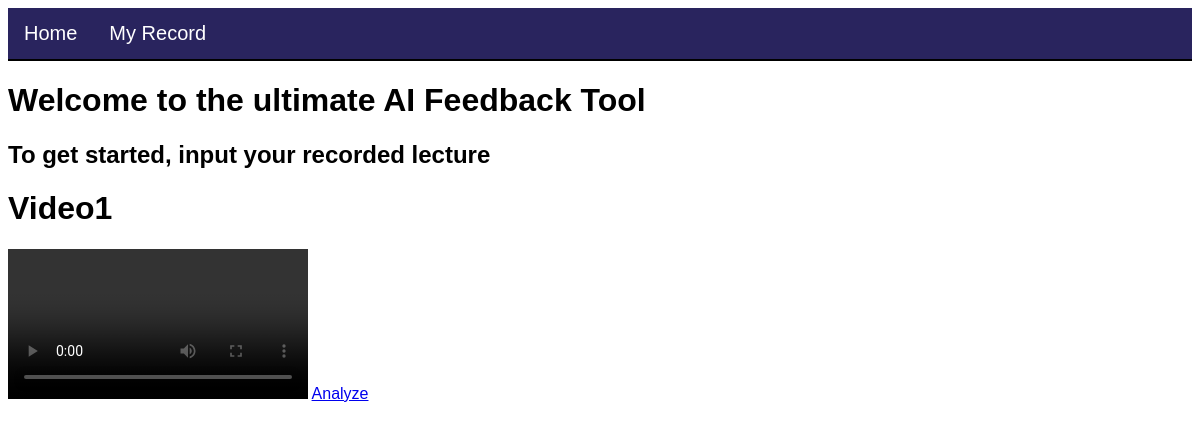
The app's page /success/, older data.
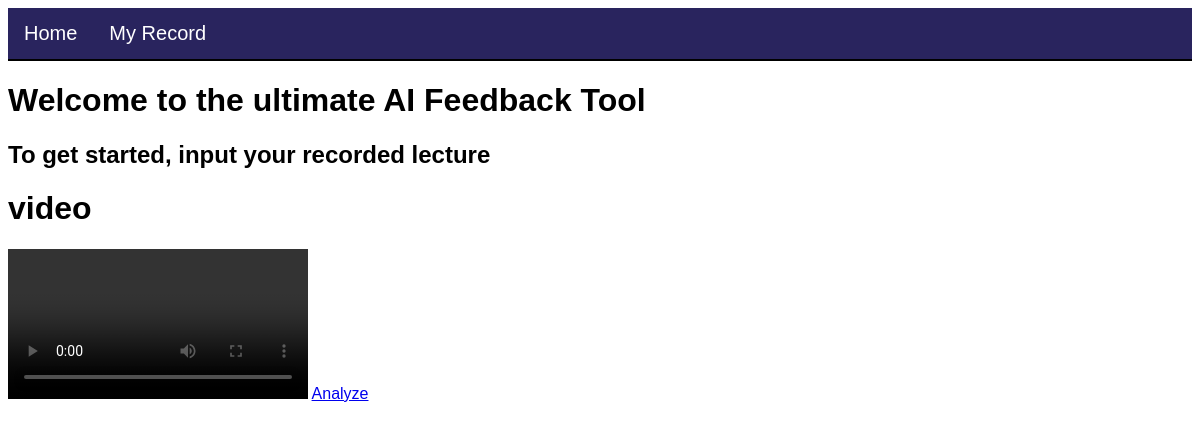
The same page, newer data.
### home/models.py (models this page shows)
class Video(models.Model):
    name = models.CharField(max_length=256,default='video')
    video = models.FileField(upload_to="")

### home/views.py (the view)
# urls.py: path('success/',views.success)
def success(request):
    filename = '/media/'+str(Video.objects.all()[len(Video.objects.all())-1].video)+'/'
    name = Video.objects.all()[len(Video.objects.all())-1].name
    print(filename)
    context = {'video':filename,'name':name}
    return render(request, 'home/success.html',context)

### templates/home/success.html
{%extends 'main.html'%}
{%block content%}
<h1>Welcome to the ultimate AI Feedback Tool</h1>
<h2>To get started, input your recorded lecture</h2>
{% if video %}
<h1>{{name}}</h1>
<video controls="controls">
    <source src="{{filename}}" type="video/mp4"/>
</video>
{% endif %}
<a href="/analysis/">Analyze</a>
{% endblock content %}

Row changes from the older to the newer data that the page shows:
no longer on this page (row unchanged): Video: name "Video1"
added Video: name "video"
